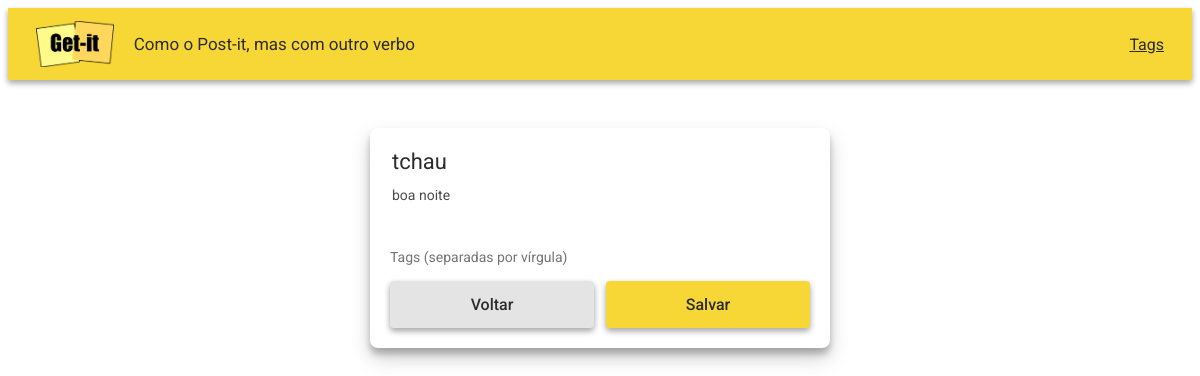
Before: /edit/2/ with the older database file.
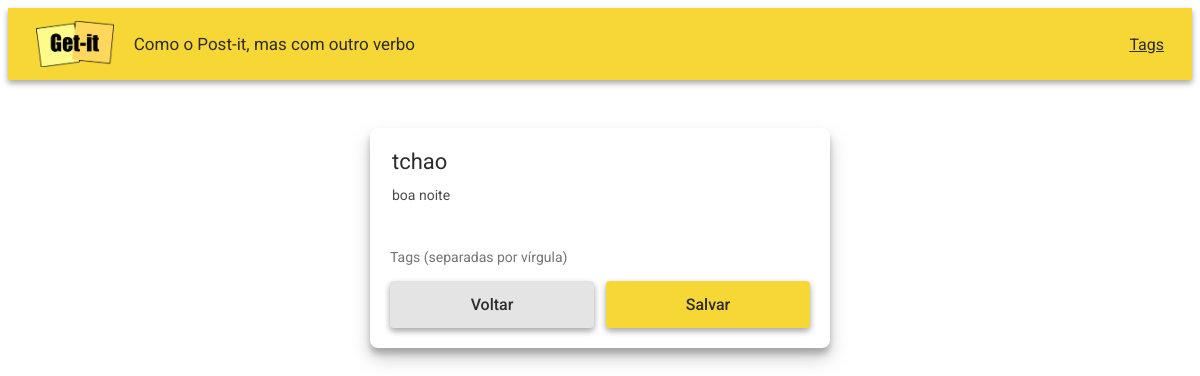
After: the same page with the newer database file.
### notes/models.py (models this page shows, shortened)
class Note(models.Model):
    title = models.CharField(max_length=200)
    content = models.TextField(null=True)
    tags = models.ManyToManyField(Tag, blank=True)

### notes/views.py (the view)
# urls.py: path('edit/<int:note_id>/', views.edit, name='edit'),
def edit(request, note_id):
    note = Note.objects.get(id=note_id)
    if request.method == 'POST':
        note.title = request.POST.get('titulo')
        note.content = request.POST.get('detalhes')
        note.save()
        tags_input = request.POST.get('tags')
        note.tags.clear()
        if tags_input:
            tag_names = [name.strip() for name in tags_input.split(',') if name.strip()]
            for name in tag_names:
                tag, created = Tag.objects.get_or_create(name=name)
                note.tags.add(tag)
        return redirect('index')
    else:
        return render(request, 'notes/edit.html', {'note': note})

### notes/templates/notes/edit.html (shortened to what this page needs)
{% extends "notes/base.html" %}
{% load static %}
{% block content %}
<form class="edit-card" method="post">
  <input class="edit-card-title" type="text" id="titulo" name="titulo" value="{{ note.title }}" />
  <textarea class="edit-card-content" id="detalhes" name="detalhes">{{ note.content }}</textarea>
  <input type="text" name="tags" placeholder="Tags (separadas por vírgula)" value="" style="border:none; outline:none; font-family:'Roboto',sans-serif; font-size:14px; color:#4c4c4c; margin-bottom:16px; padding:0;"/>
  <div class="edit-card-actions">
    <a class="btn btn-secondary" href="{% url 'index' %}">Voltar</a>
    <button class="btn" type="submit">Salvar</button>
  </div>
</form>
{% endblock %}

Changed rows visible on the page:
changed Note "boa noite": titulo "tchau" → "tchao"
